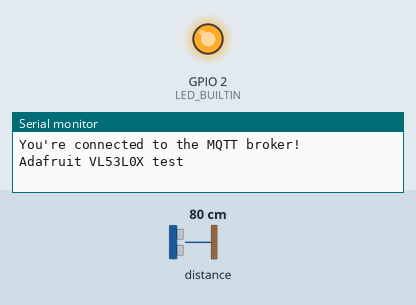
Simulated run of this sketch. Board: ESP8266 (NodeMCU). Parts: output pins drawn as LEDs (lit = HIGH, except the on-board LED, lit = LOW), the last lines printed to the serial monitor. Inputs (shaded band) come from the test bench; at power-on: distance to the obstacle 80 cm. WiFi joins after 1.5 s; servers stay silent unless stated; no MQTT or app messages arrive unless stated.

Above: at 6.3 s.
6.4 s: distance to the obstacle set to 22 cm
7.9 s: distance to the obstacle set to 18 cm
At 8.8 s:
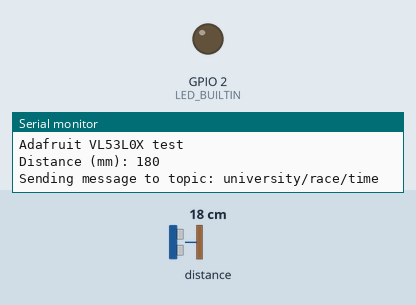
10.9 s: distance to the obstacle set to 35 cm
At 12.0 s:
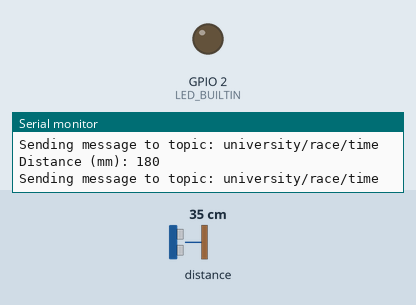
Timing chart, 0 to 13.9 s (numbered marks = the images above; inputs shaded):
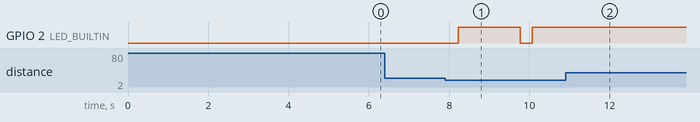

Measured:
- the behaviour switches between 20 and 19 cm on distance to the obstacle (found by bisection; images 0 and 1)
- after the input at 6.4 s, every drawn part: stays the same
- after the input at 7.9 s, GPIO 2 (LED_BUILTIN): LOW → HIGH after 0.33 s, → LOW 1.5 s later, → HIGH 0.30 s later
- after the input at 10.9 s, GPIO 2 (LED_BUILTIN): stops changing and stays HIGH

The sketch:

run.ino
```cpp
#include <ArduinoMqttClient.h>
#include <ESP8266WiFi.h>
#include "Adafruit_VL53L0X.h"
///////please enter your sensitive data in the Secret tab/arduino_secrets.h
char ssid[] = "DESKTOP";        // your network SSID (name)
char pass[] = "6e!91A88";    // your network password (use for WPA, or use as key for WEP)

WiFiClient wifiClient;
MqttClient mqttClient(wifiClient);
Adafruit_VL53L0X lox = Adafruit_VL53L0X();

VL53L0X_RangingMeasurementData_t measure;

const char broker[] = "test.mosquitto.org";
int        port     = 1883;
const char topic[]  = "university/race/time";

void setup() {
  //Initialize serial and wait for port to open:
  Serial.begin(9600);
  pinMode(LED_BUILTIN, OUTPUT);
  while (!Serial) {
    ; // wait for serial port to connect. Needed for native USB port only
  }

  // attempt to connect to Wifi network:
  Serial.print("Attempting to connect to WPA SSID: ");
  Serial.println(ssid);
  while (WiFi.begin(ssid, pass) != WL_CONNECTED) {
    // failed, retry
    Serial.print(".");
    delay(5000);
  }

  Serial.println("You're connected to the network");
  Serial.println();

  Serial.print("Attempting to connect to the MQTT broker: ");
  Serial.println(broker);

  if (!mqttClient.connect(broker, port)) {
    Serial.print("MQTT connection failed! Error code = ");
    Serial.println(mqttClient.connectError());

    while (1);
  }

  Serial.println("You're connected to the MQTT broker!");
  Serial.println();

  Serial.println("Adafruit VL53L0X test");
  if (!lox.begin())
  {
  Serial.println(F("Failed to boot VL53L0X"));
  while(1);
  }
}

void loop() {

  // call poll() regularly to allow the library to send MQTT keep alive which
  // avoids being disconnected by the broker
  mqttClient.poll();

  lox.rangingTest(&measure, false); // pass in 'true' to get debug data printout!

if(measure.RangeMilliMeter <200)
{

  Serial.print("Distance (mm): "); Serial.println(measure.RangeMilliMeter);
  String odl = String(measure.RangeMilliMeter);

  Serial.print("Sending message to topic: ");
  Serial.println(topic);

  mqttClient.beginMessage(topic);
  mqttClient.print(odl);
  mqttClient.endMessage();

  digitalWrite(LED_BUILTIN, LOW);   // turn the LED on (HIGH is the voltage level)
  delay(300);                       // wait for a second
  digitalWrite(LED_BUILTIN, HIGH);

  delay(1500);
}

}
```
